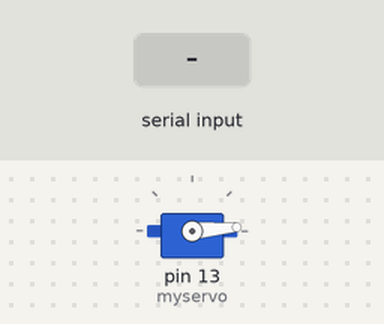
Bench run of a sketch on a simulated Arduino Uno, built with avr-gcc and run on an emulated ATmega328P. On the bench: servo. The inputs (shaded band) are chosen by the test bench.

Above: at 1.2 s.
1.3 s: "1" received over Serial
At 2.6 s:
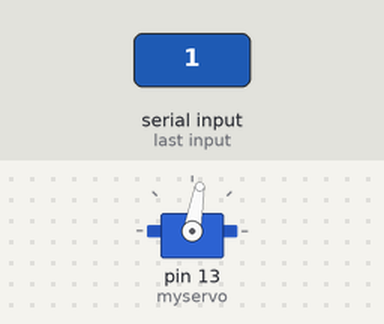
Timing chart, 0 to 4.3 s (numbered marks = the images above; inputs shaded):
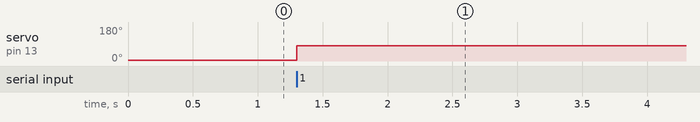

Measured:
- after the input at 1.3 s, servo on pin 13 (myservo): 5° → 80° at once

The sketch:

Teste_Servo_com_teclado.ino
```cpp
/*
                 Arduino Uno/Mega
                 -----------------
             /|\|                 |
              | |                 |
              --| RST             |
                |                 |        -+
    Servo  <--  | 13              |- <- Rx  -  Cabo USB
                |                 |- -> Tx  -
                |                 |        -+
                |                 |
*/

#include <Servo.h> //biblioteca do servo

Servo myservo;  // cria uma variavel de controle pro servo
int pos = 5;    // variavel para armazenar a posição do servo

char tecla; //Variavel que recebe um char do teclado

void setup() {
  /* Comunicação serial com o computador */
  Serial.begin(9600);
  while (!Serial);
  /* Configuração dos pinos como entrada ou saída */
  myservo.attach(13);  // configura o pino 13 como controle do servo
}

void tarefa_1(){
  myservo.write(pos);
  tecla = Serial.read(); //lê um char do teclado
  /* Lógica para fazer o switch de um LED, apertando uma tecla*/
  if (tecla == '1'){
    if (pos >= 40)
      pos = 5;
    else
      pos = 80;
    myservo.write(pos); // Faz o servo ir para a posição desejada
  }
}

void loop() {
  // put your main code here, to run repeatedly:
  tarefa_1();
}
```
